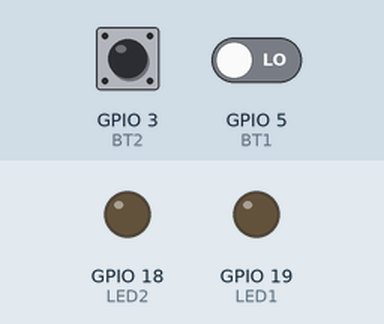
A sketch run on a simulated ESP32-C3. Parts: output pins drawn as LEDs (lit = HIGH). Inputs (shaded band) come from the test bench; at power-on: GPIO 3 (BT2) HIGH, GPIO 5 (BT1) LOW.

Above: at 1.0 s.
At 27.0 s:
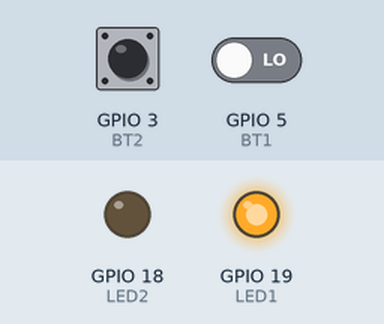
At 50.0 s:
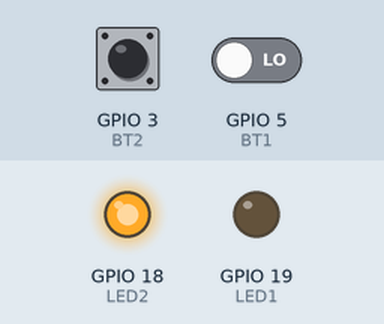
Timing chart, 0 to 52.6 s (numbered marks = the images above):
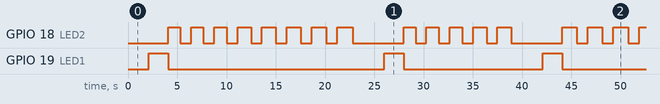

The sketch:

embedded_software_lab_1_copy_20230204135003.ino
```cpp
//This code was written by Youssef Okab master student in robotics with industial applications from heriot watt university
//The esp32-c3-wroom-02 was used for this assignment while the code was being run on arduino IDE
//In this assignment pwm pulses are simulated while mode 3(c+3) will be used as the change caused by push button 2
#define BT1 5 //Defining button 1 as pin GPIO5
#define BT2 3 //Defining button 2 as pin GPIO3
#define LED1 19 //Defining LED1 as pin GPIO19
#define LED2 18 //Defining LED2 as pin GPIO18

const int a = 1200; //stating the constant integer as a = 1200
const int b = 1100; // stating the constant integer as b = 1100
const int d = 1000; // stating the constant integer as d = 1000
byte count = count; // stating byte count is equal to variable count
int addeddelay = -50; // stating the initial addeddelay value as negative 50 (since the first pulse will have to be zero)
int BT1_state = 0; // button 1 state is initially zero
int BT2_state = 0; // button 2 state is initially zero

void setup() {
  pinMode(LED1, OUTPUT); //setting LED1 Pin as output
  pinMode(LED2, OUTPUT); //setting LED2 Pin as output
  pinMode(BT1, INPUT); //setting Push button 1 Pin as input
  pinMode(BT2, INPUT); //setting push button 2 Pin as input
}
void button_State()
{
  if (digitalRead(BT1) == HIGH){

     BT1_state++; // if push button 1 is pressed increase BT1_state by 1
  }
  else {
    BT1_state = BT1_state; // BT1 state stays the same
  }
  if (BT1_state>1){
    BT1_state = 0; //if BT1_state is higher than 1 then BT1_state will go back to zero
  }
  if (digitalRead(BT2) == LOW){
    BT2_state = BT2_state;
    count = 5; //Define the count variable by 5
  }
  else{
    BT2_state++; // if push button 2 is pressed increase BT2_state by 1
    count = 8; // Define the count variable by 8
  }
  if (BT2_state>1){
    BT2_state = 0;//if BT2_state is higher than 1 then BT2_state will go back to zero
    count = 5; //Define the count variable by 5
  }
  }

void loop() {
button_State();

  if (digitalRead(BT1) == LOW) { //If BT1 is LOW
      delay(b+d); //Wait for b+d microseconds
      digitalWrite(LED1, HIGH); //turn on LED1
      delay(2000); //Delay for 2000 microseconds
      digitalWrite(LED1, LOW); //turn off LED1
        for (byte i = 0; i < count; i++) { //turn on and off LED2 for (count) times depending on BT2_state
          addeddelay = addeddelay + 50; //every time this line is passed the addeddelay will increase by 50 microseconds
          digitalWrite(LED2, HIGH); //turn on LED2
          delay(a + addeddelay); //wait for a+addeddelay microseconds
          digitalWrite(LED2, LOW);// turn off LED2
          delay(b);// Wait for b microseconds
          if(digitalRead(BT2) == HIGH){ //if state of button 2 is high
            if (addeddelay > 349){ //the maximum addeddelay value is 349
            addeddelay = -50; //if maximum addeddelay is reached go back to negative 50
          }
          }
          else if(digitalRead(BT2) == LOW){//if state of button 2 is low
            if (addeddelay > 199){ // the maximum addeddelay value is 199
            addeddelay = -50; //if maximum addeddelay is reached go back to negative 50
          }
          }
    }

  }
  }
```

Measured:
- by itself, GPIO 18 (LED2): moves between LOW and HIGH, repeating every 40.5 s
- by itself, GPIO 19 (LED1): repeats every 40.0 s: LOW 21.9 s, HIGH 2.0 s, LOW 14.1 s, HIGH 2.0 s
- by itself, everything shown: repeats every 40.5 s, in 28 steps
